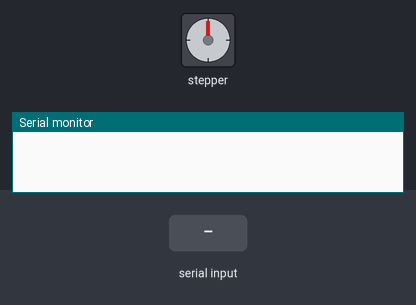
Simulated run of this sketch. Board: Arduino Uno, built with avr-gcc and run on an emulated ATmega328P. On the bench: stepper motor, the last lines printed to the serial monitor. The test bench sets the inputs (shaded band). Stepper angles assume 4096 steps per turn.

Above: at 1.2 s.
1.3 s: byte 208 (208) received over Serial
At 2.51 s:
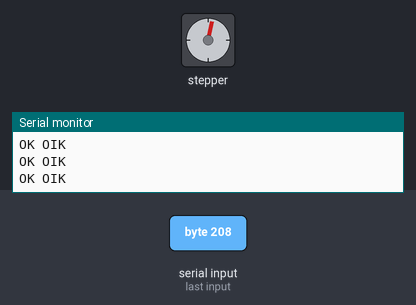
4.3 s: byte 184 (184) received over Serial
7.3 s: "oikea" received over Serial
At 7.3 s:
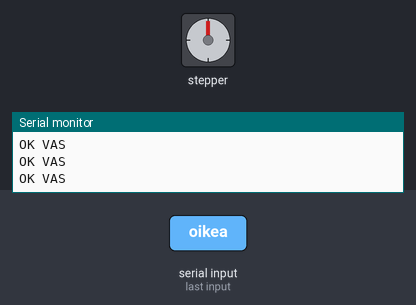
8.8 s: byte 184 (184) received over Serial
At 10.08 s:
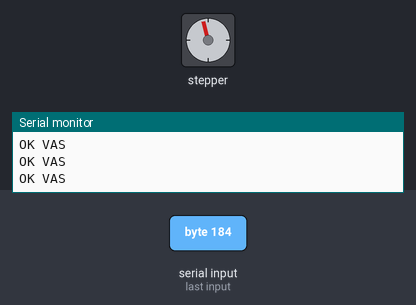
11.8 s: "vasen" received over Serial
At 11.8 s:
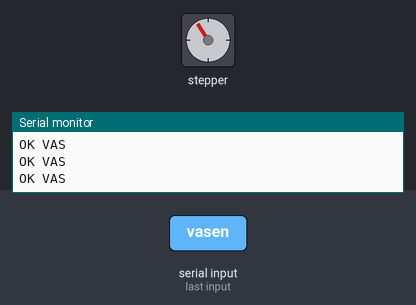
Timing chart, 0 to 14.3 s (numbered marks = the images above; inputs shaded):
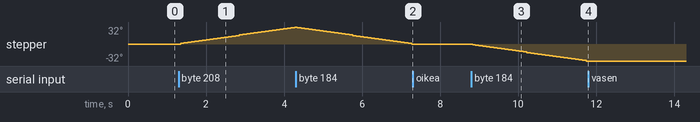

Measured:
- after the input at 1.3 s, stepper: keeps turning clockwise at about 11°/s, starting after 0.05 s
- after the input at 7.3 s, stepper: stops changing and stays 0°
- after the input at 8.8 s, stepper: keeps turning counter-clockwise at about 11°/s, starting at once
- after the input at 11.8 s, stepper: stops changing and stays -32°

The sketch:

moottorin_ajo1.ino
```cpp
#include <Stepper.h>

#define MOTOR_STEPS 64
#define MOTOR_GEAR 64
#define STEPPER_STEPSIZE MOTOR_STEPS*MOTOR_GEAR
#define DRIVER_IN1 8
#define DRIVER_IN2 9
#define DRIVER_IN3 10
#define DRIVER_IN4 11

#define second 1000
#define fullCircle 2048


unsigned long timerValue = 0;
unsigned long zeroTime;


 String suunta;

bool k = true;
bool isTimer;
bool s;
bool p;

int n;
int timeWent;
int sarja;

Stepper stepMotor(STEPPER_STEPSIZE, DRIVER_IN1, DRIVER_IN2, DRIVER_IN3, DRIVER_IN4);


void setup() {
  Serial.begin(9600);
  stepMotor.setSpeed(50);
}


void loop() {

 if (Serial.available() >0){

   sarja = Serial.read();
  Serial.println(sarja);
 }

  if(sarja == 208)
  {
    suunta = "oikea";
    Fmotor();
 }


  if(sarja == 184)
  {
    suunta = "vasen";
    Fmotor();
}
    if (!(sarja == 2 || sarja == 3)){
      suunta = " ";
    }

}


void Fmotor() {

  if (suunta == "oikea"){

    stepMotor.step(1);
    Serial.println("OK OIK");
    delay(4);

  }
  if (suunta == "vasen"){

   stepMotor.step(-1);
   Serial.println("OK VAS");
   delay(4);
  }
   suunta == "oikea";


}


void timerRESET(){
timerValue = 0;
n = 0;
isTimer = false;
}


void timerON(){

  if(!isTimer){
    zeroTime = millis();
    isTimer = true;
  }

  timerValue = millis()-zeroTime;
  if(timerValue%1000 == 1){
    timeWent++;
  }

  Serial.write(timeWent);

  n = timerValue%2000;
  int p = timerValue / 1000;
  Serial.print(p);
  if (n >1000){
    takeSteps();
  }
}


void takeSteps(){
  stepMotor.step(1);
  delay(4);
}


/*


"int timerValue" on se aika jota käytetään ajastimissa, se siis voidaan nollata ja laittaa pyörimään.
Se toimii millisekntien tarkkuudella


Lähteet koodeille:

Funktiot: https://www.arduino.cc/reference/en/

*/
```
